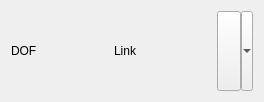
<?xml version="1.0" encoding="UTF-8"?>
<ui version="4.0">
 <class>TaskSketcherMessages</class>
 <widget class="QWidget" name="TaskSketcherMessages">
  <property name="geometry">
   <rect>
    <x>0</x>
    <y>0</y>
    <width>264</width>
    <height>102</height>
   </rect>
  </property>
  <property name="windowTitle">
   <string>Form</string>
  </property>
  <layout class="QHBoxLayout" name="horizontalLayout">
   <item>
    <widget class="Gui::StatefulLabel" name="labelConstrainStatus">
     <property name="text">
      <string>DOF</string>
     </property>
    </widget>
   </item>
   <item>
    <widget class="Gui::UrlLabel" name="labelConstrainStatusLink">
     <property name="text">
      <string>Link</string>
     </property>
    </widget>
   </item>
   <item>
    <widget class="QToolButton" name="manualUpdate">
     <property name="sizePolicy">
      <sizepolicy hsizetype="Maximum" vsizetype="Preferred">
       <horstretch>0</horstretch>
       <verstretch>0</verstretch>
      </sizepolicy>
     </property>
     <property name="toolTip">
      <string>Forces recomputation of active document</string>
     </property>
     <property name="text">
      <string/>
     </property>
     <property name="icon">
      <iconset>
       <normaloff>:/icons/view-refresh.svg</normaloff>:/icons/view-refresh.svg</iconset>
     </property>
     <property name="popupMode">
      <enum>QToolButton::MenuButtonPopup</enum>
     </property>
    </widget>
   </item>
  </layout>
 </widget>
 <customwidgets>
  <customwidget>
   <class>Gui::StatefulLabel</class>
   <extends>QLabel</extends>
   <header>Gui/Widgets.h</header>
  </customwidget>
  <customwidget>
   <class>Gui::UrlLabel</class>
   <extends>QLabel</extends>
   <header>Gui/Widgets.h</header>
  </customwidget>
 </customwidgets>
 <resources/>
 <connections/>
</ui>
